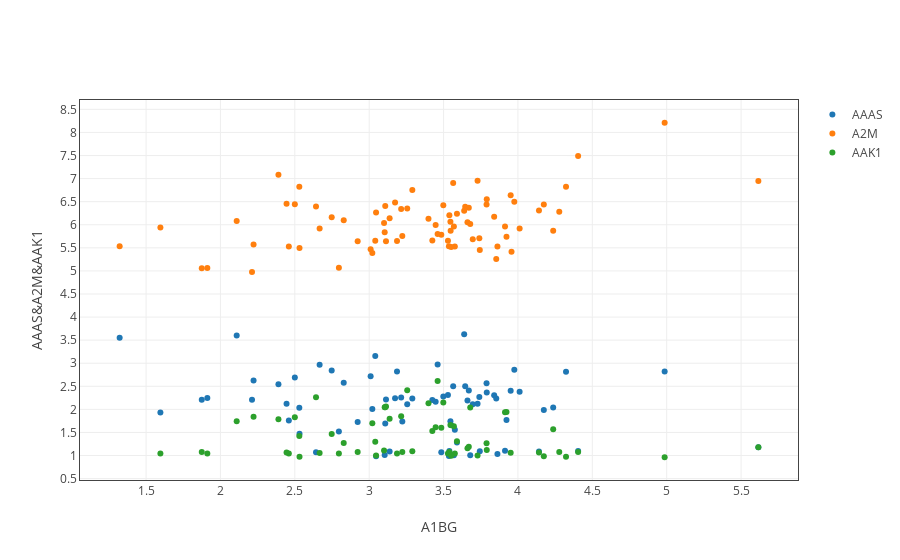

Notebook cell for this chart:
### Markdown cell above
1022finish

### Code cell
tt = plot.myPlot(df1)
tt.scatter_plot(x='A1BG',y=['AAAS','A2M','AAK1'])
isinstance(['a'],list)
